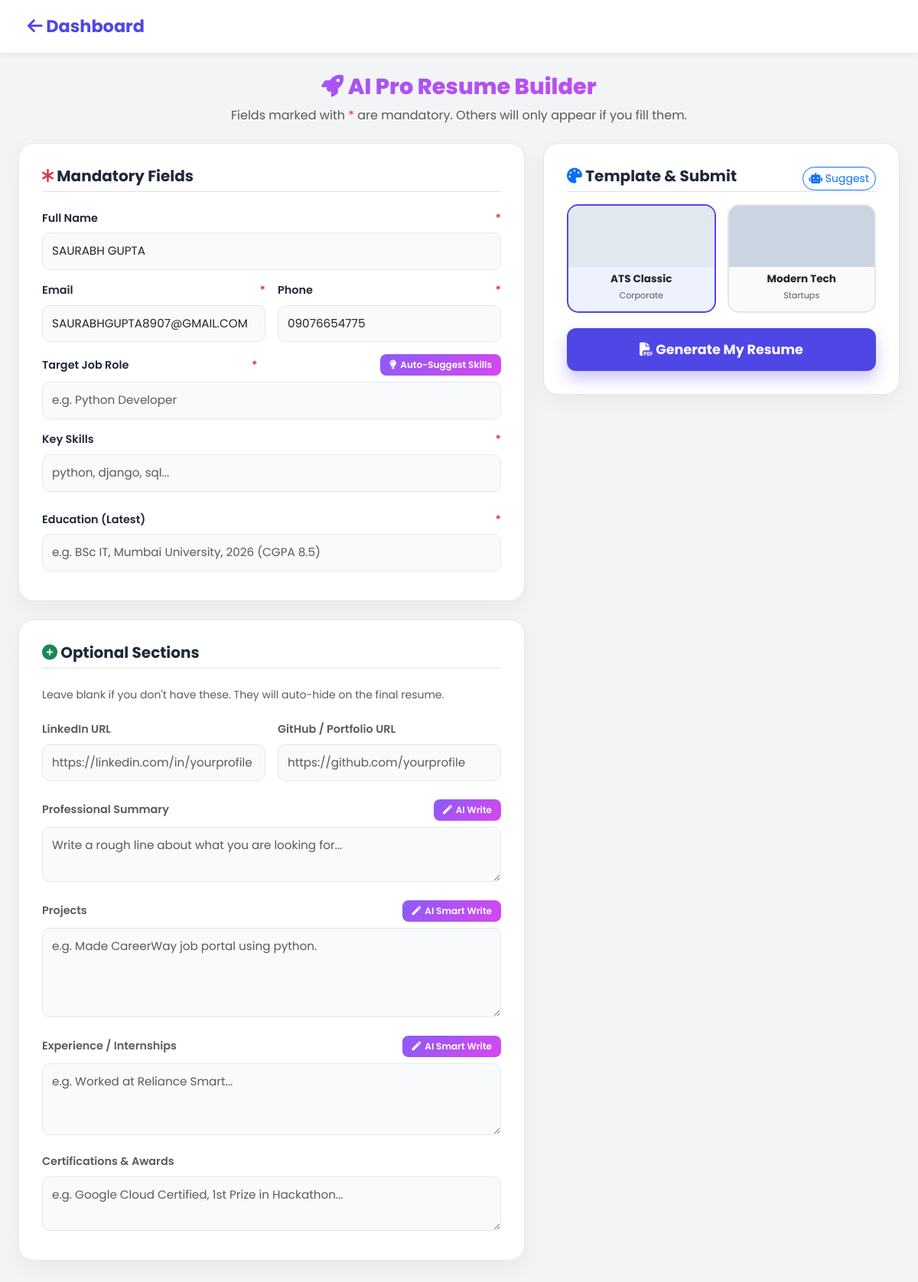
The page /resume_builder (signed in) on the database its author committed.
### app.py (models this page shows)
class User(db.Model):
    id = db.Column(db.Integer, primary_key=True)
    name = db.Column(db.String(100), nullable=False)
    email = db.Column(db.String(100), unique=True, nullable=False)
    password = db.Column(db.String(200), nullable=False)
    role = db.Column(db.String(20), nullable=False)
    username = db.Column(db.String(50), unique=True, nullable=False)
    mobile = db.Column(db.String(15))
    location = db.Column(db.String(100))
    skills = db.Column(db.String(500))
    degree = db.Column(db.String(100))
    specialization = db.Column(db.String(100))
    passing_year = db.Column(db.String(10))
    experience = db.Column(db.String(20))
    target_role = db.Column(db.String(100))
    work_mode = db.Column(db.String(20))
    portfolio = db.Column(db.String(200))
    resume_filename = db.Column(db.String(200))
    my_applications = db.relationship('Application', backref='student', lazy=True)
    is_flagged = db.Column(db.Boolean, default=False)

### app.py (the view)
@app.route('/resume_builder', methods=['GET', 'POST'])
def resume_builder():
    if 'user_id' not in session: return redirect(url_for('login'))
    user = User.query.get(session['user_id'])
    if request.method == 'POST':
        form_data = request.form
        return render_template('resume_preview.html', user=user, data=form_data)
    return render_template('resume_form.html', user=user)

### templates/resume_form.html (shortened to what this page needs)
<!DOCTYPE html>
<html lang="en">
<head>
    <link href="https://cdn.jsdelivr.net/npm/bootstrap@5.3.0/dist/css/bootstrap.min.css" rel="stylesheet">
    <link rel="stylesheet" href="https://cdnjs.cloudflare.com/ajax/libs/font-awesome/6.4.0/css/all.min.css">
</head>
<body>
    <nav class="navbar navbar-expand-lg fixed-top">
        <div class="container-fluid">
            <a class="navbar-brand" href="{{ url_for('dashboard') }}"><i class="fa-solid fa-arrow-left"></i> Dashboard</a>
        </div>
    </nav>
    <div class="container-fluid px-3 px-md-4 mt-3">
        <div class="text-center mb-4 mt-2">
            <h1 class="header-title"><i class="fas fa-rocket text-warning"></i> AI Pro Resume Builder</h1>
            <p class="text-muted">Fields marked with <span class="text-danger">*</span> are mandatory. Others will only appear if you fill them.</p>
        </div>
        <form action="{{ url_for('resume_builder') }}" method="POST" id="resumeForm">
            <div class="row g-4">
                <div class="col-lg-7">
                    <div class="workspace-card mb-4">
                        <h5 class="fw-bold mb-4 border-bottom pb-2"><i class="fas fa-asterisk text-danger"></i> Mandatory Fields</h5>
                        <div class="mb-3">
                            <label class="form-label">Full Name <span class="text-danger">*</span></label>
                            <input type="text" name="full_name" class="form-control" value="{{ user.name }}" required>
                        </div>
                        <div class="row g-3 mb-3">
                            <div class="col-md-6">
                                <label class="form-label">Email <span class="text-danger">*</span></label>
                                <input type="email" name="email" class="form-control" value="{{ user.email }}" required>
                            </div>
                            <div class="col-md-6">
                                <label class="form-label">Phone <span class="text-danger">*</span></label>
                                <input type="text" name="phone" class="form-control" value="{{ user.mobile if user.mobile else '' }}" required>
                            </div>
                        </div>
                        <div class="mb-3">
                            <label class="form-label">Target Job Role <span class="text-danger">*</span>
                                <button type="button" class="ai-btn" onclick="suggestSkills()"><i class="fas fa-lightbulb"></i> Auto-Suggest Skills</button>
                            </label>
                            <input type="text" id="targetRole" name="target_role" class="form-control" placeholder="e.g. Python Developer" required>
                        </div>
                        <div class="mb-3">
                            <label class="form-label">Key Skills <span class="text-danger">*</span></label>
                            <input type="text" id="keySkills" name="skills" class="form-control" placeholder="python, django, sql..." required>
                        </div>
                        <div class="mb-2">
                            <label class="form-label">Education (Latest) <span class="text-danger">*</span></label>
                            <input type="text" name="education" class="form-control" placeholder="e.g. BSc IT, Mumbai University, 2026 (CGPA 8.5)" required>
                        </div>
                    </div>
                    <div class="workspace-card">
                        <h5 class="fw-bold mb-4 border-bottom pb-2"><i class="fas fa-plus-circle text-success"></i> Optional Sections</h5>
                        <p class="small text-muted mb-4">Leave blank if you don't have these. They will auto-hide on the final resume.</p>
                        <div class="row g-3 mb-4">
                            <div class="col-md-6">
                                <label class="form-label text-muted">LinkedIn URL</label>
                                <input type="url" name="linkedin" class="form-control" placeholder="https://linkedin.com/in/yourprofile">
                            </div>
                            <div class="col-md-6">
                                <label class="form-label text-muted">GitHub / Portfolio URL</label>
                                <input type="url" name="portfolio" class="form-control" placeholder="https://github.com/yourprofile">
                            </div>
                        </div>
                        <div class="mb-4 position-relative">
                            <label class="form-label text-muted">Professional Summary
                                <button type="button" class="ai-btn" onclick="enhanceText('summary')"><i class="fas fa-magic"></i> AI Write</button>
                            </label>
                            <textarea id="summary" name="summary" class="form-control" rows="2" placeholder="Write a rough line about what you are looking for..."></textarea>
                        </div>
                        <div class="mb-4 position-relative">
                            <label class="form-label text-muted">Projects
                                <button type="button" class="ai-btn" onclick="enhanceText('projects')"><i class="fas fa-magic"></i> AI Smart Write</button>
                            </label>
                            <textarea id="projects" name="projects" class="form-control" rows="4" placeholder="e.g. Made CareerWay job portal using python."></textarea>
                        </div>
                        <div class="mb-4 position-relative">
                            <label class="form-label text-muted">Experience / Internships
                                <button type="button" class="ai-btn" onclick="enhanceText('experience')"><i class="fas fa-magic"></i> AI Smart Write</button>
                            </label>
                            <textarea id="experience" name="experience" class="form-control" rows="3" placeholder="e.g. Worked at Reliance Smart..."></textarea>
                        </div>
                        <div class="mb-2">
                            <label class="form-label text-muted">Certifications & Awards</label>
                            <textarea name="certifications" class="form-control" rows="2" placeholder="e.g. Google Cloud Certified, 1st Prize in Hackathon..."></textarea>
                        </div>
                    </div>
                </div>
                <div class="col-lg-5">
                    <div class="workspace-card" style="position: sticky; top: 100px;">
                        <h5 class="fw-bold mb-3 border-bottom pb-2">
                            <i class="fas fa-palette text-primary"></i> Template & Submit
                            <button type="button" class="btn btn-sm btn-outline-primary float-end rounded-pill" onclick="autoSelectTemplate()"><i class="fas fa-robot"></i> Suggest</button>
                        </h5>
                        <div class="template-grid">
                            <div class="template-card active" onclick="selectTemplate('ATS', this)" id="tpl-ATS">
                                <div style="height: 80px; background: #e2e8f0; margin-bottom: 8px;"></div>
                                <h6 class="fw-bold mb-0 text-dark" style="font-size: 0.85rem;">ATS Classic</h6>
                                <small class="text-muted" style="font-size: 0.7rem;">Corporate</small>
                            </div>
                            <div class="template-card" onclick="selectTemplate('MODERN', this)" id="tpl-MODERN">
                                <div style="height: 80px; background: #cbd5e1; margin-bottom: 8px;"></div>
                                <h6 class="fw-bold mb-0 text-dark" style="font-size: 0.85rem;">Modern Tech</h6>
                                <small class="text-muted" style="font-size: 0.7rem;">Startups</small>
                            </div>
                        </div>
                        <button type="submit" class="btn-generate">
                            <i class="fas fa-file-pdf"></i> Generate My Resume
                        </button>
                    </div>
                </div>
            </div>
        </form>
    </div>
</body>
</html>

### templates/resume_form.html (style rules this page uses)
:root { --primary-color: #4F46E5; --bg-color: #F3F4F6; --card-bg: #FFFFFF; --text-main: #1F2937; --text-muted: #6B7280; --border-color: #E5E7EB; --ai-gradient: linear-gradient(135deg, #8B5CF6 0%, #D946EF 100%); }
body { font-family: 'Poppins', sans-serif; background-color: var(--bg-color); color: var(--text-main); padding-top: 80px; padding-bottom: 50px; overflow-x: hidden; }
.navbar { background-color: var(--card-bg) !important; box-shadow: 0 2px 10px rgba(0,0,0,0.05); padding: 0.8rem 1.5rem; border-bottom: 1px solid var(--border-color); }
.navbar-brand { font-weight: 700; color: var(--primary-color) !important; font-size: 1.4rem; }
.workspace-card { background: var(--card-bg); border-radius: 20px; padding: 30px; box-shadow: 0 10px 30px rgba(0,0,0,0.05); border: 1px solid var(--border-color); margin-bottom: 20px; }
.header-title { font-weight: 800; font-size: 1.8rem; background: var(--ai-gradient); -webkit-background-clip: text; -webkit-text-fill-color: transparent; }
.form-label { font-weight: 600; font-size: 0.9rem; display: flex; justify-content: space-between; align-items: center; width: 100%; margin-bottom: 8px; }
.form-control { background-color: #F8FAFC; border: 1px solid var(--border-color); padding: 12px; border-radius: 10px; font-size: 0.95rem; }
.ai-btn { background: var(--ai-gradient); color: white; border: none; padding: 5px 12px; border-radius: 8px; font-size: 0.75rem; font-weight: 600; cursor: pointer; transition: 0.3s; display: inline-flex; align-items: center; gap: 5px; }
.template-grid { display: grid; grid-template-columns: repeat(auto-fit, minmax(140px, 1fr)); gap: 15px; margin-top: 15px; }
.template-card { border: 2px solid var(--border-color); border-radius: 15px; overflow: hidden; cursor: pointer; transition: 0.3s; position: relative; background: #F8FAFC; text-align: center; padding-bottom: 10px; }
.template-card.active { border-color: var(--primary-color); background: #EEF2FF; }
.btn-generate { background: var(--primary-color); color: white; padding: 15px; font-size: 1.1rem; font-weight: 700; border-radius: 12px; width: 100%; border: none; transition: 0.3s; box-shadow: 0 10px 20px rgba(79, 70, 229, 0.3); margin-top: 20px; }

### rows shown on the page
User: full_name "SAURABH GUPTA", email "SAURABHGUPTA8907@GMAIL.COM", phone "09076654775"
